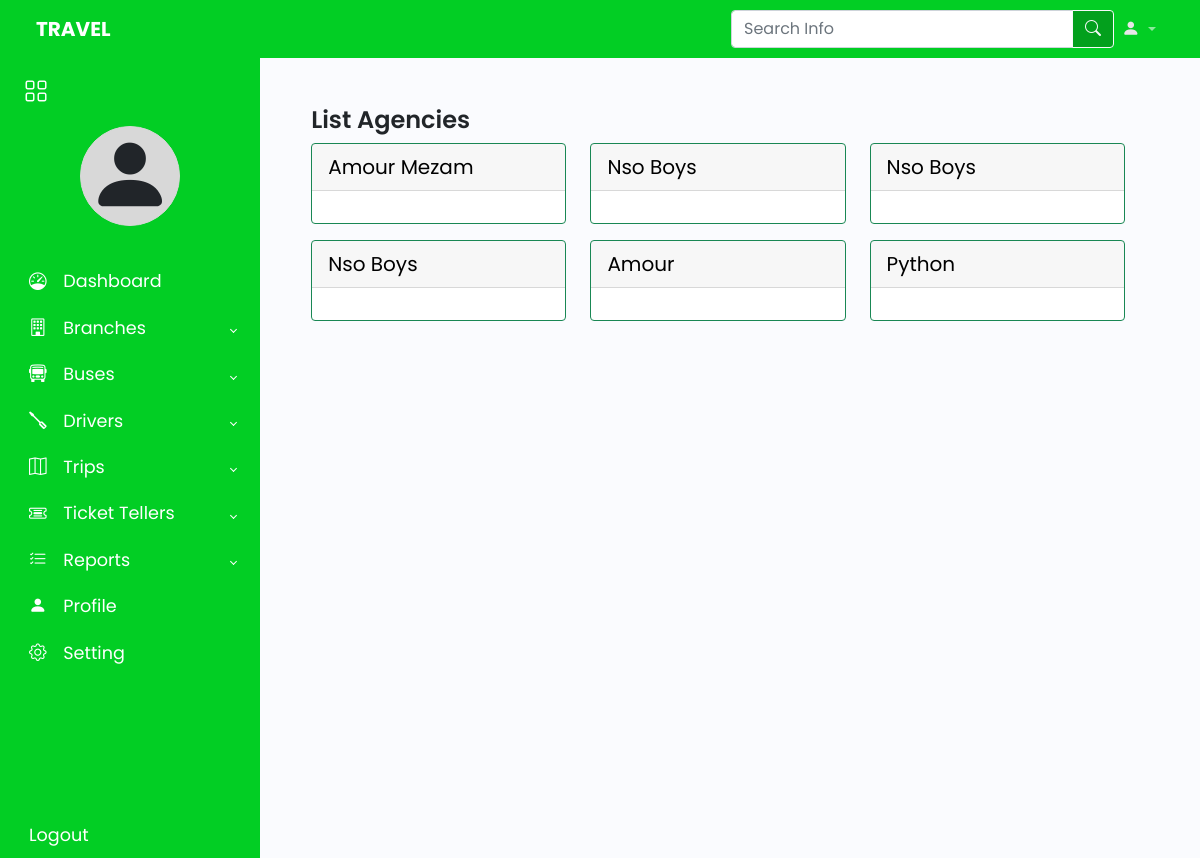
/list_agency/, run on an earlier commit of the app's database.
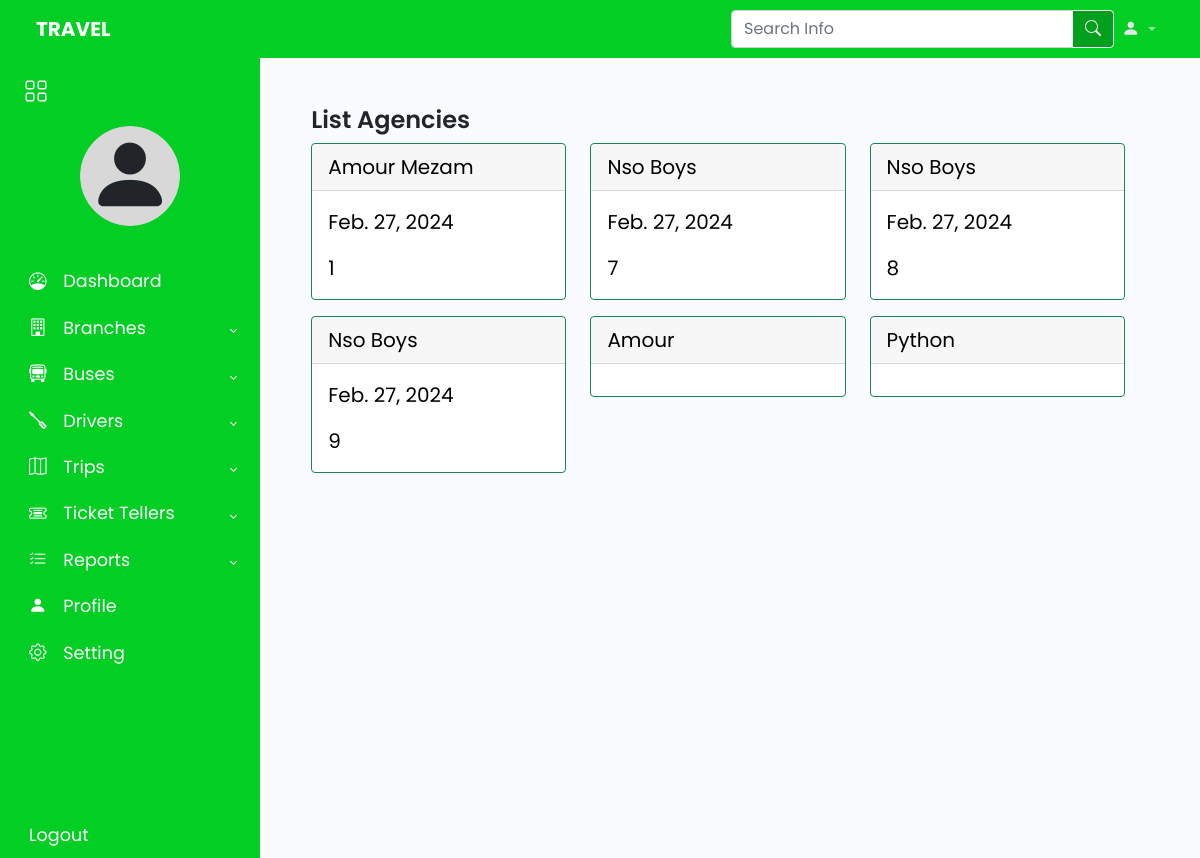
And on a later commit of the database.
### sub_admins/models.py (models this page shows)
class Agency(models.Model) :
    id = models.AutoField(primary_key=True, editable=False)
    name = models.CharField(max_length=100)
    reg_num = models.CharField(max_length = 100)
    signup_date = models.DateTimeField(auto_now_add = True)
    def __str__(self):
        return self.name

### agencies/models.py (models this page shows)
class Trip(models.Model):
    trip_id = models.AutoField(primary_key=True)
    bus = models.ForeignKey(Bus, on_delete=models.SET_NULL, null=True)
    driver_id = models.ForeignKey(Driver, on_delete=models.SET_NULL, null=True)
    agency = models.ForeignKey(Agency, on_delete=models.SET_NULL, null=True)
    branch = models.ForeignKey(Branche, on_delete=models.SET_NULL, null=True)
    from_origin = models.CharField(max_length=150)
    to_destination = models.CharField(max_length=150)
    date = models.DateTimeField(auto_now_add=True)
    departure_time = models.DateTimeField(null=True)  #to be set by admin need to remove auto now add
    arrival_time = models.DateTimeField(null= True, blank = True) #to be set by admin need to remove auto now add
    trip_cost = models.CharField(max_length=20)
    bus_type = models.CharField(max_length=20)

### customers/views.py (the view)
# urls.py: path('list_agency/', views.listcustAgencies, name='list_agency'),
def listcustAgencies(request):
    agencies = Agency.objects.all()
    trips = Trip.objects.all()
    current_date = timezone.now()
    context = {'agencies':agencies, 'current_date': current_date, 'trips': trips}
    return render(request, 'customers/list_agencies.html', context)

### customers/templates/customers/list_agencies.html (shortened to what this page needs)
{% extends 'index.html' %}
{% block content %}
<div class="row col-11 mx-auto m-5">
    <h1>List Agencies</h1>
    <div class="row">
            {% for agency in agencies %}
                <div class="col-4">
                    <a href="{% url 'single-ag' agency.id %}" style="color: black;">
                        <div class="card border-success mb-3" style="max-width: 19rem;">
                            <div class="card-header fs-5">{{agency.name}}</div>
                            <div class="card-body fs-5">
                                {% for trip in trips %}
                                    {% if agency.name|slugify == trip.agency|slugify %}
                                        {% if trip.departure_time.date >= current_date.date %}
                                            <p class="card-text">{{trip.departure_time.date}}</p>
                                            <p class="card-text">{{agency.id}}</p>
                                        {% endif %}
                                    {% endif %}
                                {% endfor %}
                            </div>
                        </div>
                    </a>
                </div>
            {% endfor %}
    </div>
</div>
{% endblock %}

### templates/index.html (shortened to what this page needs)
{% load static %}
<!DOCTYPE html>
<html lang="en">
<head>
    <link href="https://cdn.jsdelivr.net/npm/bootstrap@5.0.2/dist/css/bootstrap.min.css" rel="stylesheet">
    <link rel="stylesheet" href="https://cdn.jsdelivr.net/npm/bootstrap-icons@1.11.3/font/bootstrap-icons.min.css">
    <link rel="stylesheet" href="{% static 'styles/style.css' %}" />
</head>
<body>
    <header>
        {% include 'navbar.html' %}
    </header>
    <div class="wrapper">
        {% if request.user.groups.all.0.name == 'customers' %}
            {% include 'cus_sidebar.html' %}
        {% else %}
            {% include 'sidebar.html' %}
        {% endif %}
        <div class="main">
            <div class="">
                {% block content%}
                {% endblock %}
            </div>
        </div>
    </div>
</body>
</html>

### templates/navbar.html (shortened to what this page needs)
<nav class="navbar navbar-expand-lg navbar-dark" id="navbar">
    <div class="container-fluid ms-4 me-4">
      <a class="navbar-brand fw-bold text-uppercase" href="#">
        Travel
      </a>
      <div class="collapse navbar-collapse" id="searchAndUserProf">
        <form class="d-flex ms-auto">
            <div class="input-group">
                <input type="text" class="form-control" placeholder="Search Info" aria-label="Search Info" aria-describedby="asearch">
                <button class="btn btn-outline-light" type="button" id="asearch"><i class="bi bi-search"></i></button>
            </div>
        </form>
        <ul class="navbar-nav mb-2 mb-lg-0">
          <li class="nav-item dropdown">
            <a class="nav-link dropdown-toggle" href="#" id="navbarDropdown" role="button" data-bs-toggle="dropdown" aria-expanded="false">
                <i class="bi bi-person-fill"></i>
            </a>
          </li>
        </ul>
      </div>
    </div>
</nav>

### templates/sidebar.html (shortened to what this page needs)
<aside id="sidebar" class="expand">
    <div class="d-flex">
        <button id="toggle-btn" type="button">
            <i class="bi bi-grid"></i>
        </button>
    </div>
    <div class="mini-profile d-flex flex-column justify-content-md-center align-items-center" id="mini-profile">
        <div class="profile-image text-center" id="profile-image">
            <i class="bi bi-person-fill mx-auto d-block pimg"></i>
        </div>
    </div>
    <ul class="sidebar-nav">
        <li class="sidebar-item">
            <a href="{% url 'dashboard' %}" class="sidebar-link">
                <i class="bi bi-speedometer"></i>
                <span>Dashboard</span>
            </a>
        </li>
        <li class="sidebar-item">
            <a href="#" class="sidebar-link has-dropdown collapsed" data-bs-toggle="collapse" data-bs-target="#branch" aria-expanded="false" aria-controls="branch">
                <i class="bi bi-building"></i>
                <span>Branches</span>
            </a>
        </li>
        <li class="sidebar-item">
            <a href="#" class="sidebar-link has-dropdown collapsed" data-bs-toggle="collapse" data-bs-target="#buses" aria-expanded="false" aria-controls="buses">
                <i class="bi bi-bus-front"></i>
                <span>Buses</span>
            </a>
        </li>
        <li class="sidebar-item">
            <a href="#" class="sidebar-link has-dropdown collapsed" data-bs-toggle="collapse" data-bs-target="#drivers" aria-expanded="false" aria-controls="drivers">
                <i class="bi bi-screwdriver"></i>
                <span>Drivers</span>
            </a>
        </li>
        <li class="sidebar-item">
            <a href="#" class="sidebar-link has-dropdown collapsed" data-bs-toggle="collapse" data-bs-target="#trips" aria-expanded="false" aria-controls="trips">
                <i class="bi bi-map"></i>
                <span>Trips</span>
            </a>
        </li>
        <li class="sidebar-item">
            <a href="#" class="sidebar-link has-dropdown collapsed" data-bs-toggle="collapse" data-bs-target="#tellers" aria-expanded="false" aria-controls="tellers">
                <i class="bi bi-ticket-detailed"></i>
                <span>Ticket Tellers</span>
            </a>
        </li>
        <li class="sidebar-item">
            <a href="#" class="sidebar-link has-dropdown collapsed" data-bs-toggle="collapse" data-bs-target="#reports" aria-expanded="false" aria-controls="reports">
                <i class="bi bi-list-check"></i>
                <span>Reports</span>
            </a>
        </li>
        <li class="sidebar-item">
            <a href="{% url 'user-profile' user.id %}" class="sidebar-link">
                <i class="bi bi-person-fill"></i>
                <span>Profile</span>
            </a>
        </li>
        <li class="sidebar-item">
            <a href="#" class="sidebar-link">
                <i class="bi bi-gear"></i>
                <span>Setting</span>
            </a>
        </li>
    </ul>
    <div class="sidebar-footer">
        <a href="{% url 'logout' %}" class="sidebar-link">
            <span>Logout</span>
        </a>
    </div>
</aside>

### static/styles/style.css (style rules this page uses)
#navbar { background-color: #02ce24; }
#navbar #asearch { background-color: #03a01d; }
nav#navbar ul i { font-size: 1.1rem; color: #e7e7e7; }
body { font-family: 'Poppins', sans-serif; }
a { text-decoration: none; }
li { list-style: none; }
h1 { font-weight: 600; font-size: 1.5rem; }
.wrapper { display: flex; }
.main { min-height: 100vh; width: 100%; overflow: hidden; transition: all 0.35s ease-in-out; background-color: #fafbfe; }
#sidebar { width: 70px; min-width: 70px; z-index: 1000; transition: all .25s ease-in-out; background-color: #02ce24; display: flex; flex-direction: column; }
#sidebar #profile-image { width: 100px; height: 100px; border: solid 1px rgb(216, 216, 216); border-radius: 50%; background-color: rgb(216, 216, 216); }
#sidebar #profile-image i { font-size: 85px; line-height: 100px; }
#sidebar.expand { width: 260px; min-width: 260px; }
#toggle-btn { background-color: transparent; cursor: pointer; border: 0; padding: 1rem 1.5rem; }
#toggle-btn i { font-size: 1.5rem; color: #FFF; }
.sidebar-nav { padding: 1rem 0; flex: 1 1 auto; }
a.sidebar-link { padding: .625rem 1.625rem; color: #FFF; display: block; font-size: 1.1rem; white-space: nowrap; border-left: 3px solid transparent; }
.sidebar-link i { font-size: 1.1rem; margin-right: .75rem; }
.sidebar-item { position: relative; }
#sidebar.expand .sidebar-link[data-bs-toggle="collapse"]::after { border: solid; border-width: 0 .075rem .075rem 0; content: ""; display: inline-block; padding: 2px; position: absolute; right: 1.5rem; top: 1.4rem; transform: rotate(-135deg); transition: all .2s ease-out; }
#sidebar.expand .sidebar-link[data-bs-toggle="collapse"].collapsed::after { transform: rotate(45deg); transition: all .2s ease-out; }

What changed in the data, as far as the page shows it:
changed Agency "Amour Mezam": gains Trip (departure_time "Feb. 27, 2024", {{ agency.id }} "1")
changed Agency (number 2 of 6 on the later page): gains Trip (departure_time "Feb. 27, 2024", {{ agency.id }} "7", {{ agency.id }} "8", {{ agency.id }} "9")
changed Agency (number 3 of 6 on the later page): gains Trip (departure_time "Feb. 27, 2024", {{ agency.id }} "7", {{ agency.id }} "8", {{ agency.id }} "9")
changed Agency (number 4 of 6 on the later page): gains Trip (departure_time "Feb. 27, 2024", {{ agency.id }} "7", {{ agency.id }} "8", {{ agency.id }} "9")
